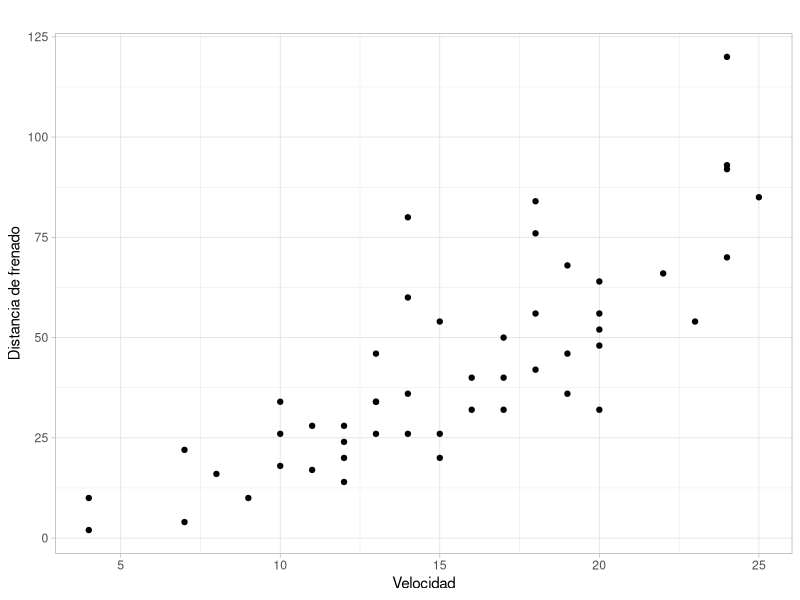
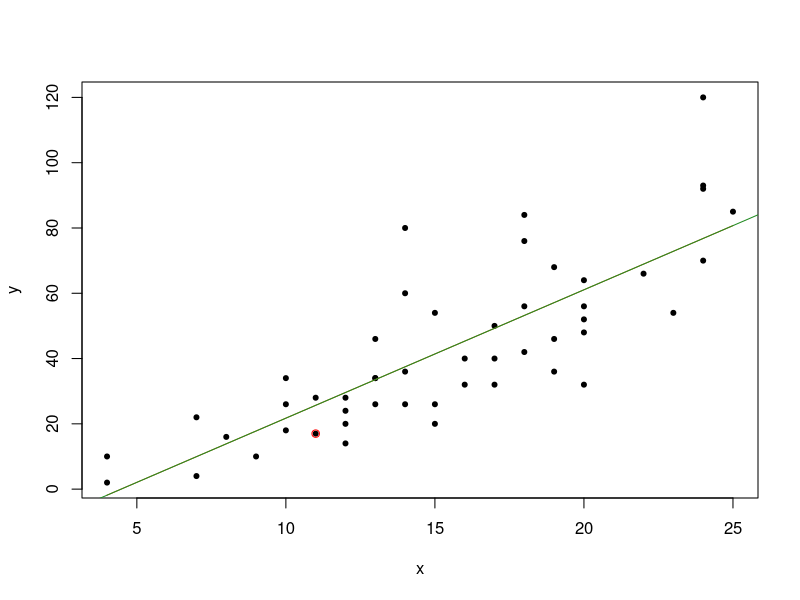
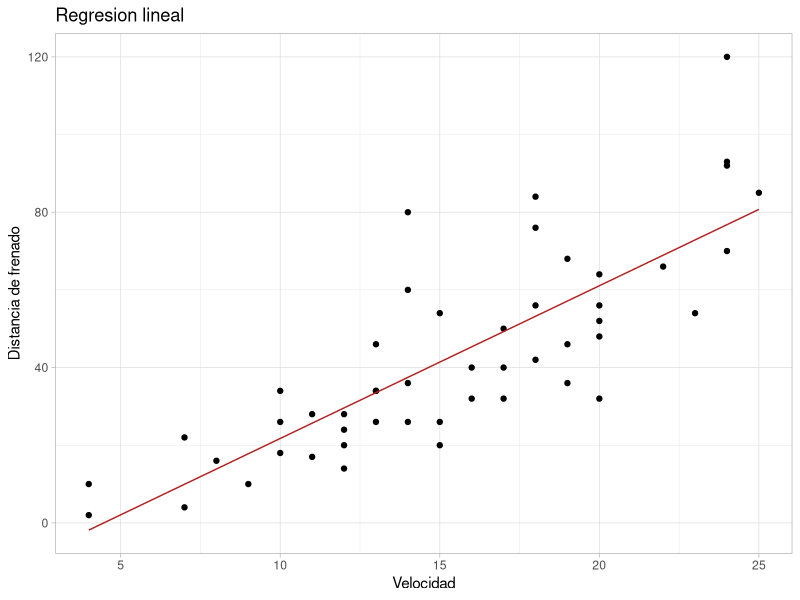

Generate these figures, in order, with R:
library(ggplot2)

#cargo los datos
datos<-cars


#defino las variables
x<-datos$speed #velocidad del auto
y<-datos$dist #distancia requerida de frenado


summary(x) # me da todos los parametros del boxplot

#grafico bonitos
ggplot(data=datos)+ 
  geom_point(aes(x=speed, y=dist))+
  labs(title="",
       x="Velocidad", 
       y = "Distancia de frenado")+
  theme_light()

x_raya<-mean(x) #promedio de los elementos de x
y_raya<-mean(y)

s_x<-sd(x) #devio estandar muestral
s_y<-sd(y) #devio estandar muestral

#estimar beta0 y beta1

X<-matrix(c(rep(1,50),x),byrow = FALSE,ncol=2)

unos<-rep(1,50)

X<-cbind(unos,x) #une columnas

# Operaciones con matrices:
  # solve(X) # te da la inversa
  # t(X) #transpuesta de X
  # X%*%X #producto entre matrices 

beta_sombrero<-solve(t(X)%*%X)%*%t(X)%*%y

beta_sombrero[1] #elemento 1 del vector

#X[1,3] # el elemento de la fila 1 y columna 3 de la matriz X

plot(x,y,pch=20)
#grafico mi recta predicha
y_sombrero<-beta_sombrero[1]+beta_sombrero[2]*x
lines(x,y_sombrero,col="chocolate" )

points(x[10],y[10],col="red")

#otra forma de hacer la recta
abline(beta_sombrero[1],beta_sombrero[2],col="Forestgreen")


datos2<-data.frame(cbind(datos,y_sombrero))

ggplot(data=datos2)+ 
  geom_point(aes(x=speed, y=dist))+
  geom_line(aes(x=speed,y=y_sombrero),col="Firebrick")+
  labs(title="Regresion lineal",
       x = "Velocidad", 
       y = "Distancia de frenado")+
  theme_light()

S2<-t(y-y_sombrero)%*%(y-y_sombrero)/(50-2) #varianza de los residuos
sqrt(S2) #desvio residuos


# ahora la versión linda
help(lm)
ajuste<-lm(y~x)

names(ajuste)
summary(ajuste)$sigma
summary(ajuste)$desv

names(summary(ajuste))
beta_0<-ajuste$coefficients[1]
